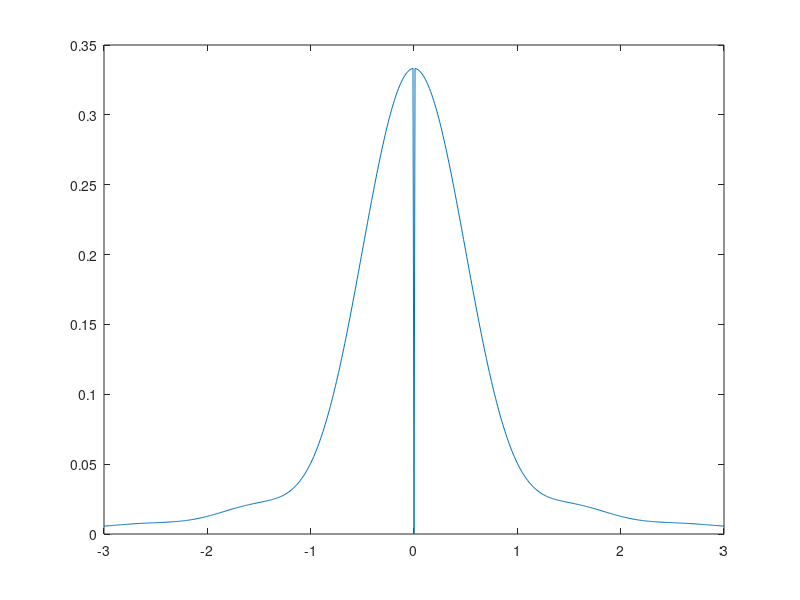
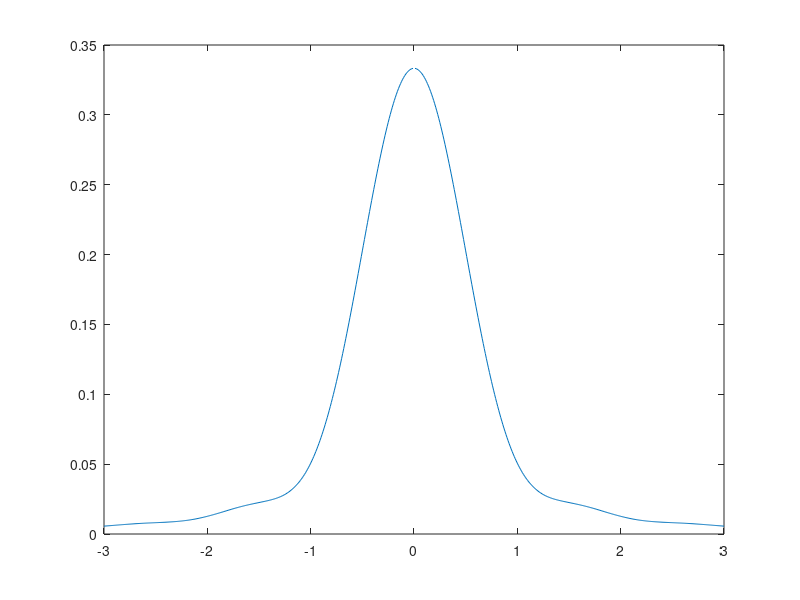

Source code (MATLAB) for these figures, in order:
clear; 
T = 1;
tau = -T:0.1:T;
v = -3:.01:3;

% f0 = 1000;
% c = 3e8;
% 
% s = c*f0./v;
% 
% [tt,ss] = meshgrid(tau,v);
% 
% X = (1-abs(tt)/T).*sinc(ss*T.*(1-abs(tt)/T));
% 
% figure,surf(tt,vv,abs(X).^2);
k=1;
for i=1:length(v)
    vi = v(i)
%fun = @(x) ((1-abs(x)/T).*sinc(vi*T.*(1-abs(x)/T))).^2;
fun = @(x) (sin(pi*vi*T.*(1-x/T))/(pi*vi*T)).^2;
        q(k) = integral(fun,0,T);
        k = k+1;
end

figure,plot(v,q)

q0 = 1./(2*(pi*v).^3*T^2).*(v*pi*T-.5*sin(2*pi*v*T));
figure,plot(v,q0)
